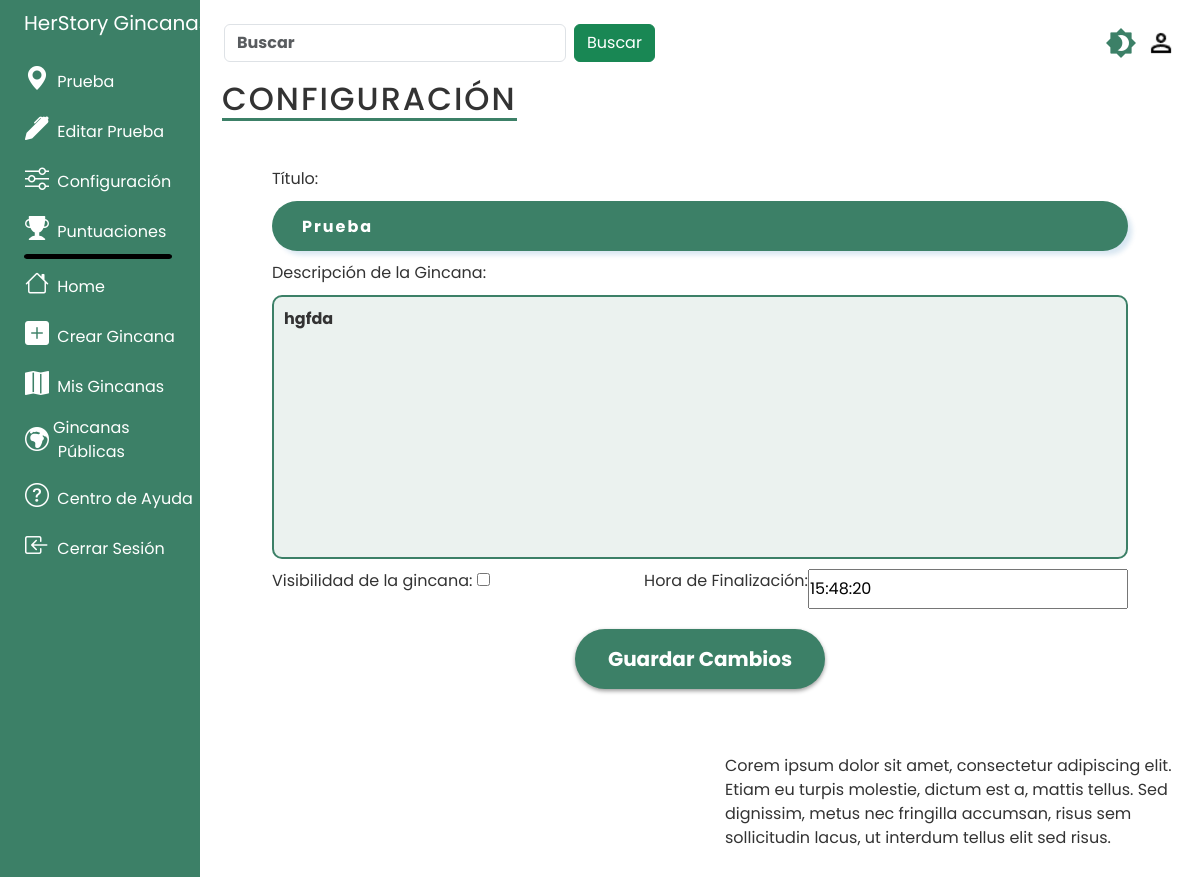
The page /mis_gincanas/1/configuracion/ (signed in) on the database as committed earlier.
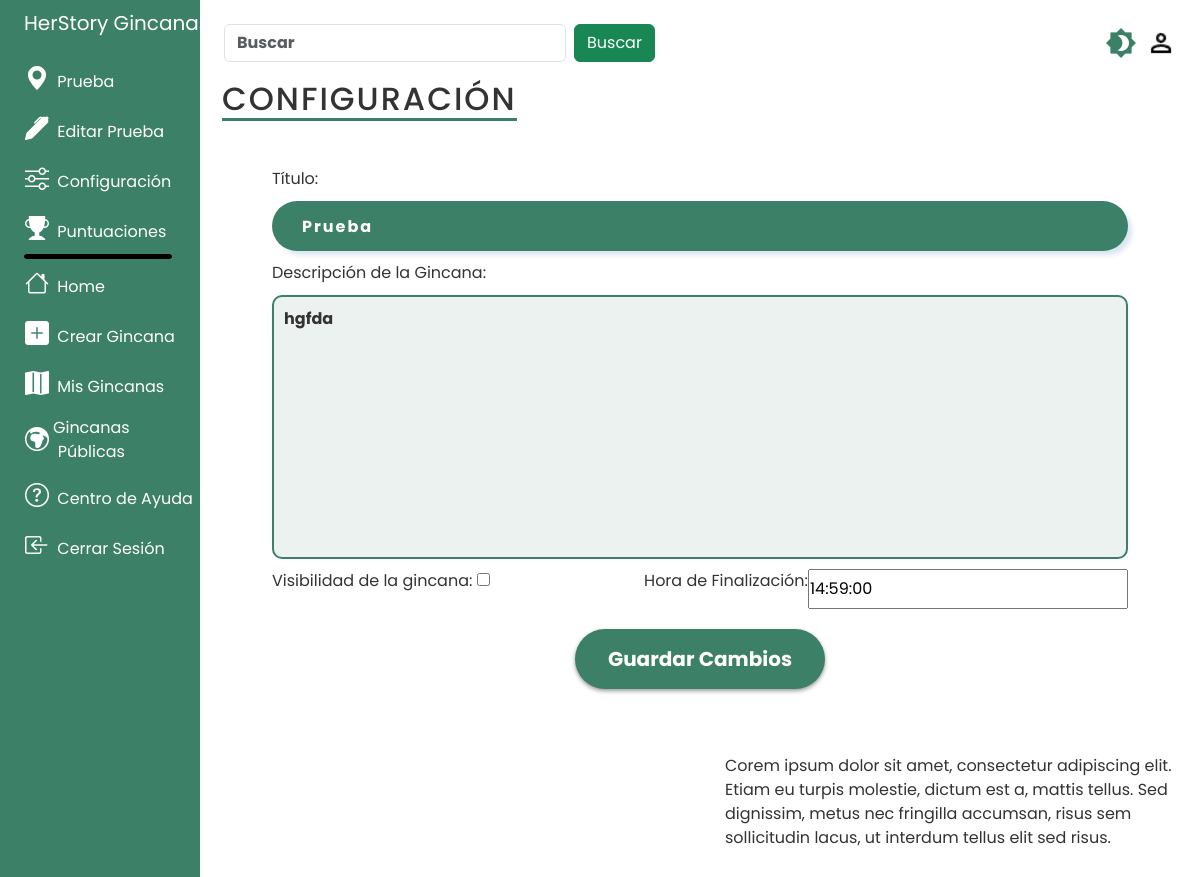
The same page on the database as committed later.
### tasks/models.py (models this page shows, shortened)
class Gincana(models.Model):
    titulo = models.CharField('Nombre de la gincana', max_length=100)
    descripcion = models.TextField('Descirpción de la gincana', blank=True)
    fecha = models.DateTimeField('Fecha de creación', auto_now_add=True)
    edicion = models.DateTimeField('Edición de la gincana', null=True, blank=True)
    duracion = models.TimeField('Duración', null=True, blank=True)
    visibilidad = models.BooleanField('Visibilidad de la gincana: ', default=False)
    activa = models.BooleanField('Actividad de la gincana', default=False)
    imagen = models.ImageField("Imagen de la gincana", default="mapa.png", upload_to='', null=True, blank=True)
    imagen_oscura = models.ImageField("Imagen oscura de la gincana", default="mapa_oscuro.png", upload_to='', null=True, blank=True)
    email_profesor = models.ForeignKey(Profesor, on_delete=models.CASCADE)

### tasks/views.py (the view, shortened to what this page needs)
# urls.py: path('mis_gincanas/<int:gincana_id>/configuracion/', views.configuracion_gincana, name='configuracion_gincana'),
@login_required
def configuracion_gincana(request, gincana_id):
    profesores = Profesor.objects.filter(email=request.user.email)
    dark_mode_enabled = request.session.get('darkModeEnabled', False)
    if request.method == 'GET':
        gincana = get_object_or_404(Gincana, pk=gincana_id, email_profesor=request.user)
        paradas = Parada.objects.filter(gincana=gincana).order_by('orden')
        paradas_data = []
        for parada in paradas:
            pregunta = parada.pregunta_set.first()
            respuestas = list(pregunta.respuesta_set.all()) if pregunta else []
            parada_data = {
                'latitud': parada.latitud,
                'longitud': parada.longitud,
                'pregunta': pregunta.enunciado if pregunta else None,
                'respuestas': [{'respuesta': respuesta.respuesta, 'puntos': respuesta.puntos, 'es_correcta': respuesta.es_correcta} for respuesta in respuestas]
            }
            paradas_data.append(parada_data)
        form = GincanaConfiguracionForm(instance=gincana)
        return render(request, 'configuracion_gincana.html', {'gincana': gincana,'form': form, 'profesores': profesores, 'paradas': paradas_data, 'darkModeEnabled': dark_mode_enabled})

### tasks/templates/configuracion_gincana.html (shortened to what the changed rows need)
<!DOCTYPE html>
{% load static %}
<html lang="es">
<head>
    <link rel="stylesheet" href="{% static 'scss/custom.css' %}">
    <link id="modo" rel="stylesheet" href="{% static 'scss/modo_claro.css' %}">
    <link href="https://cdn.jsdelivr.net/npm/bootstrap@5.3.3/dist/css/bootstrap.min.css" rel="stylesheet">
    <link rel="stylesheet" href="https://cdn.jsdelivr.net/npm/bootstrap-icons@1.11.3/font/bootstrap-icons.min.css">
    <link rel="stylesheet" href="https://unpkg.com/leaflet@1.9.4/dist/leaflet.css" />
</head>
<body>
    <div class="container-fluid">
        <div class="row flex-nowrap">
            {% if user.is_authenticated %}
            <div class="col-auto col-md-3 col-xl-2 px-sm-2 px-0 bg-boton">
                <div class="d-flex flex-column align-items-center align-items-sm-start px-3 pt-2 text-white min-vh-100">
                    <ul class="nav nav-pills flex-column mb-sm-auto mb-0 align-items-center align-items-sm-start position-fixed" id="menu">
                        <a href="{% url 'home' %}" class="d-flex align-items-center pb-3 mb-md-0 me-md-auto text-white text-decoration-none">
                            <span class="fs-5 d-none d-sm-inline">HerStory Gincanas</span>
                        </a>
                        <li class="nav-item">
                            <a href="{% url 'gincana' gincana.id %}" class="btn btn-boton align-middle px-0 text-white">
                                <i class="fs-4 bi-geo-alt-fill"></i> <span class="ms-1 d-none d-md-inline">{{gincana.titulo}}</span>
                            </a>
                        </li>
                        <li class="nav-item">
                            <a href="{% url 'editar_gincana' gincana.id %}" class="btn btn-boton align-middle px-0 text-white">
                                <i class="fs-4 bi-pen-fill"></i> <span class="ms-1 d-none d-md-inline">Editar {{gincana.titulo}}</span> </a>
                        </li>
                        <li class="nav-item">
                            <a href="{% url 'configuracion_gincana' gincana.id %}" class="btn btn-boton align-middle px-0 text-white">
                                <i class="fs-4 bi-sliders"></i> <span class="ms-1 d-none d-md-inline">Configuración</span></a>
                        </li>
                        <li class="nav-item">
                            <a href="{% url 'puntuacion_gincana' gincana.id %}" class="btn btn-boton align-middle px-0 text-white">
                                <i class="fs-4 bi-trophy-fill"></i> <span class="ms-1 d-none d-md-inline">Puntuaciones</span> </a>
                        </li>
                        <img class="separador" src="{% static 'media/separador.png' %}" >
                        <li class="nav-item">
                            <a href="{% url 'home' %}" class="btn btn-boton align-middle px-0 text-white">
                                <i class="fs-4 bi-house"></i> <span class="ms-1 d-none d-md-inline">Home</span>
                            </a>
                        </li>
                        <li class="nav-item">
                            <a href="{% url 'crear_gincana' %}" class="btn btn-boton align-middle px-0 text-white">
                                <i class="fs-4 bi-plus-square-fill"></i> <span class="ms-1 d-none d-md-inline">Crear Gincana</span> </a>
                        </li>
                        <li class="nav-item">
                            <a href="{% url 'mis_gincanas' %}" class="btn btn-boton align-middle px-0 text-white">
                                <i class="fs-4 bi-map-fill"></i> <span class="ms-1 d-none d-md-inline">Mis Gincanas</span></a>
                        </li>
                        <li class="nav-item">
                            <a href="{% url 'gincanas_publicas' %}" class="btn btn-boton align-middle px-0 text-white">
                                <div class="d-flex align-items-center">
                                    <i class="fs-4 bi-globe-europe-africa"></i>
                                    <div class="d-flex flex-column ">
                                        <span class="ms-1 d-none d-md-inline">Gincanas</span>
                                        <span class="ms-1 d-none d-md-inline">Públicas</span>
                                    </div>
                                </div>
                            </a>
                        </li>
                        <li class="nav-item">
                            <a href="{% url 'centro_de_ayuda' %}" class="btn btn-boton align-middle px-0 text-white">
                                <i class="fs-4 bi-question-circle"></i> <span class="ms-1 d-none d-md-inline">Centro de Ayuda</span></a>
                        </li>
                        <li class="nav-item">
                            <a href="{% url 'logout' %}" class="btn btn-boton align-middle px-0 text-white">
                                <i class="fs-4 bi-box-arrow-in-left"></i> <span class="ms-1 d-none d-md-inline">Cerrar Sesión</span></a>
                        </li>
                    </ul>
                </div>
            </div>
            {% endif %}
            <div class="col py-3">
                <div class="container-in">
                    <h1>Configuración</h1>
                    <form method="POST">
                        <div class="form">
                            {{form.titulo.label}}
                            {{form.titulo}}
                            {{form.descripcion.label}}
                            {{form.descripcion}}
                            <div class="input-registro">
                                <div style="flex-grow: 1;">
                                    {{form.visibilidad.label}}
                                    {{form.visibilidad}}
                                </div>
                                <div class="input-registro">
                                    <p>Hora de Finalización:</p>
                                    {{form.duracion}}
                                </div>
                            </div>
                        </div>
                    </form>
                </div>
                </div>
            </div>
        </div>
</body>
</html>

Rows that differ between the two databases and show on the page:
changed Gincana "Prueba": duracion "15:48:20" → "14:59:00"
